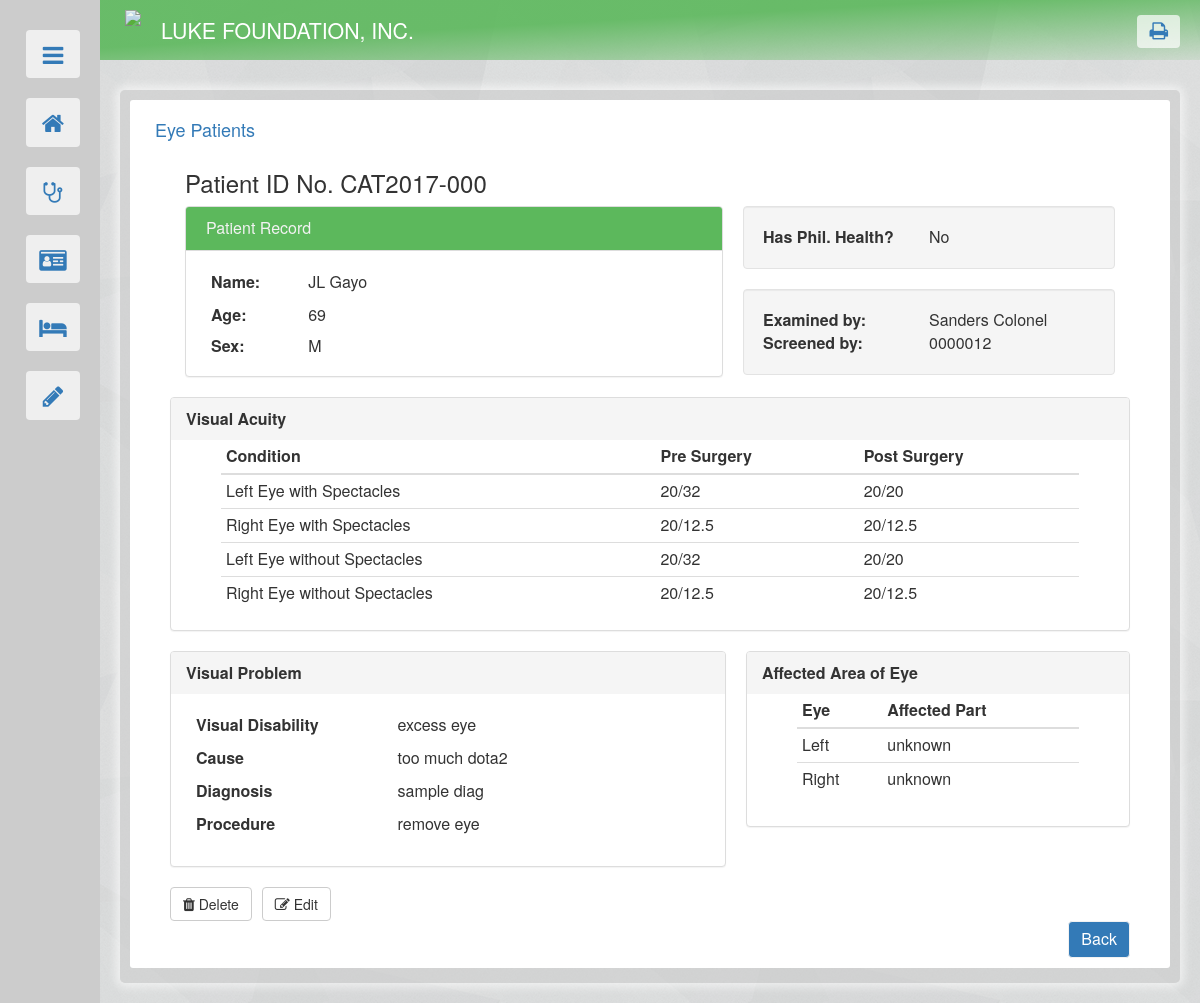
/patient.php?profilepage=CAT2017-000, run on the app's committed database.
### tables this page shows
create table EYEPATIENT(
	PAT_ID_NUM VARCHAR(15) NOT NULL UNIQUE,
	PAT_FNAME VARCHAR(20) NOT NULL,
	PAT_LNAME VARCHAR(20) NOT NULL,
	PAT_AGE VARCHAR(6) NOT NULL,
	PAT_PH CHAR(1) NOT NULL,
	PAT_SEX CHAR(1) NOT NULL,
	PHY_LICENSE_NUM CHAR(7) NOT NULL,
	STAFF_LICENSE_NUM CHAR(7) NOT NULL,
	PRE_VA_WITH_SPECT_LEFT VARCHAR(7) NOT NULL,
	POST_VA_WITH_SPECT_LEFT VARCHAR(7),
	PRE_VA_WITH_SPECT_RIGHT VARCHAR(7) NOT NULL,
	POST_VA_WITH_SPECT_RIGHT VARCHAR(7),
	PRE_VA_NO_SPECT_LEFT VARCHAR(7) NOT NULL,
	POST_VA_NO_SPECT_LEFT VARCHAR(7),
	PRE_VA_NO_SPECT_RIGHT VARCHAR(7) NOT NULL,
	POST_VA_NO_SPECT_RIGHT VARCHAR(7),
	VISUAL_DISABILITY VARCHAR(15),
	DISABILITY_CAUSE VARCHAR(30),
	DIAGNOSIS VARCHAR(15),
	PROCEDURE_TO_DO VARCHAR(15),
	RIGHT_EYE_AFFECTED VARCHAR(12),
	LEFT_EYE_AFFECTED VARCHAR(12),
	PRIMARY KEY (PAT_ID_NUM),
	FOREIGN KEY (PHY_LICENSE_NUM) references DOCTOR(DOC_LICENSE_NUM) on update cascade
);

create table DOCTOR(
	DOC_LICENSE_NUM  CHAR(7) NOT NULL UNIQUE,
	LAST_NAME VARCHAR(20) NOT NULL,
	FIRST_NAME VARCHAR(20)  NOT NULL,
	ADDRESS VARCHAR(50),
	SPECIALIZATION VARCHAR(25),
	PRIMARY KEY (DOC_LICENSE_NUM)
);

### patient.php (the view, shortened to what this page needs)
<!DOCTYPE html>
<html>
	<head>
		<link rel="stylesheet" href="references/bootstrap.min.css">
		<link rel="stylesheet" href="references/font-awesome.min.css">
		<link rel="stylesheet" href="references/typeahead.css">
		<link rel="stylesheet" type="text/css" href="theme2.css">
	</head>
	<body style="justify-content: center;">
		<?php include("nav.php"); ?>
		<div id="body">
			<div class="container-fluid" id="outer">
				<?php
					include("dbconnect.php");
				?>
				<div class="container-fluid" id="basic" >
					<div id="inner">
						<div class="container-fluid" >
							<h4 style="color:#337ab7;">Eye Patients</h4>
						</div>
						<div class="container-fluid" >
							<div>
								<div class="container-fluid">
									<ul class="list-group">
										<?php
											$DEFAULT = 0;
											if (isset($_GET["currentpage"])) {
												$current_p = $_GET["currentpage"];
											} else {
												$current_p = 1;
											};
											if (isset($_GET["profilepage"])) { $profile_p = $_GET["profilepage"]; $DEFAULT=1;
											} else {};
											$limit = 20;
											$begin = ($current_p-1)*$limit;
											if(isset($_POST["filter_check"])){
												$F_LN = $F_ID = "";
												$D = 0;
												if(isset($_POST["FPL"])) {
													if(strlen($_POST["FPL"])>0){
														$F_LN = ' AND p.PHY_LICENSE_NUM='.trim($_POST["FPL"]);
													}
												}
												if(isset($_POST["FID"])) {
													if(strlen($_POST["FID"])>0){
														$F_ID = ' AND p.PAT_ID_NUM2='.trim($_POST["FID"]);
													}
												}
												$filter =  $F_LN.$F_ID;
											} else {
												$filter = "";
											}
											if(isset($_GET["search_record"])){
												$search = "";
												$key = trim($_GET["search_record"]);
												if(strlen($key)>0){
													$search = '';
												}
											}else{
												$search = "";
											}
											$P_query = "SELECT * FROM EYEPATIENT p, DOCTOR d where p.PHY_LICENSE_NUM = d.DOC_LICENSE_NUM $filter $search order by p.PAT_LNAME asc limit $begin, ".$limit;
											$output = $mydatabase->query($P_query);
											if($DEFAULT==0){
												include("patient_filter.php");
												if ($output->num_rows>0) {
													echo '<li class="list-group-item" id="tophead">';
													echo '<div class="container-fluid row">';
													echo '<div style="width:170px; float:left; margin-left:20px;"><b>'.'Last Name'.'</b></div>';
													echo '<div style="width:170px; float:left; margin-left:20px;"><b>'.'First Name'.'</b></div>';
													echo '<div style="width:120px; float:left; margin-left:20px;"><b>'.'Patient ID'.'</b></div>';
													echo '<div style="width:170px; float:left; margin-left:20px;"><b>'.'Examined by'.'</b></div>';
													echo '<div class="hide_section" style="width:110px; float:left; margin-left:20px;"><b>'.'Screened by'.'</b></div>';
													echo '</div>';
													echo '</li>';
													while($dataline = $output->fetch_assoc()) {
														echo '<li class="list-group-item">';
														echo '<div class="row">';
															echo '<div style="width:170px; float:left; margin-left:20px;">'.$dataline["PAT_LNAME"].'</div>';
															echo '<div style="width:170px; float:left; margin-left:20px;">'.$dataline["PAT_FNAME"].'</div>';
															echo '<div style="width:120px; float:left; margin-left:20px;">'.$dataline["PAT_ID_NUM"].'</div>';
															echo '<div style="width:170px; float:left; margin-left:20px;">'.$dataline["FIRST_NAME"].' '.$dataline["LAST_NAME"].'</div>';
															echo '<div class="hide_section" style="width:110px; float:left; margin-left:20px;">'.$dataline["STAFF_LICENSE_NUM"].'</div>';
															echo '<div style="width:130px; float:right; margin-right:10px;">'.'<a href="'.'patient.php'.'?profilepage='.$dataline["PAT_ID_NUM"].'">'.'see full details'.'</a>'.'</div>';
														echo '</div>';
														echo '</li>';
													}
													echo '</ul>';
													echo '<div style="text-align:center;">';
													echo '<ul class="pagination" style="margin:auto;"><br>';
													$check = "SELECT PAT_ID_NUM FROM EYEPATIENT";
													$check2 = $mydatabase->query($check);
													$item_no = $check2->num_rows;
													$page_no = ceil($item_no/$limit);
													if($page_no>1){
														for ($p_no=0; $p_no < $page_no; $p_no++) {
														echo '<li><a style="color:#337ab7;" href="'.'patient.php'.'?currentpage='.($p_no+1).'">'.($p_no+1).'</a> </li>';
														}
													}
													echo '</ul>';
													echo '</div>';
												} else { echo "No Records."; }
											}else if ($DEFAULT==1) {
												$output1 = $mydatabase->prepare("SELECT p.*, d.LAST_NAME, d.FIRST_NAME FROM EYEPATIENT p, DOCTOR d where p.PHY_LICENSE_NUM = d.DOC_LICENSE_NUM and PAT_ID_NUM = '$profile_p' ");
												$output1->execute();
												$line = $output1->get_result();
												$dataline = $line->fetch_assoc();
												$VA_LABEL = array("Left Eye with Spectacles", "Right Eye with Spectacles", "Left Eye without Spectacles", "Right Eye without Spectacles");
												$P_PREVA = array($dataline["PRE_VA_WITH_SPECT_LEFT"], $dataline["PRE_VA_WITH_SPECT_RIGHT"], $dataline["PRE_VA_NO_SPECT_LEFT"], $dataline["PRE_VA_NO_SPECT_RIGHT"]);
												$P_POSTVA = array($dataline["POST_VA_WITH_SPECT_LEFT"], $dataline["POST_VA_WITH_SPECT_RIGHT"], $dataline["POST_VA_NO_SPECT_LEFT"], $dataline["POST_VA_NO_SPECT_RIGHT"]);
												$P_ID = $dataline["PAT_ID_NUM"];
												$P_SLN = $dataline["STAFF_LICENSE_NUM"];
												$P_VD = $dataline["VISUAL_DISABILITY"];
												$P_DC = $dataline["DISABILITY_CAUSE"];
												$P_REA = $dataline["RIGHT_EYE_AFFECTED"];
												$P_LEA = $dataline["LEFT_EYE_AFFECTED"];
												$margin0 = "20%";
												$margin00 = "80%";
												$margin000 = "50%";
												echo '<div>
														<div class="container-fluid">
															<h3>Patient ID No. '.$P_ID.'</h3>
																<div style="background-color: #bbb; margin-right:0px; width:100%; height: 100%:">
																	<div style="width:60%; float: left; margin:0px;">
																		<div class="panel panel-default"  style="padding-bottom:0px; margin-right:20px;">
																			<div class="panel-heading" id="tophead1">Patient Record</div>
																			<div class="panel-body">
																				<div class="row" style="margin:0px; padding:5px 10px;">
																					<div style="font-weight:bold; width:'.$margin0.'; float: left;">'.'Name:'.'</div>
																					<div style="width:'.$margin00.'; float: left;">'.$dataline["PAT_FNAME"].' '.$dataline["PAT_LNAME"].'</div>
																				</div>
																				<div class="row" style="margin:0px; padding:5px 10px;">
																					<div style="font-weight:bold; width:'.$margin0.'; float: left;">'.'Age:'.'</div>
																					<div style="width:'.$margin00.'; float: left;">'.$dataline["PAT_AGE"].'</div>
																				</div>
																				<div class="row" style="margin:0px; padding:3px 10px;">
																					<div style="font-weight:bold; width:'.$margin0.'; float: left;">'.'Sex:'.'</div>
																					<div style="width:'.$margin00.'; float: left;">'.$dataline["PAT_SEX"].'</div>
																				</div>
																			</div>
																		</div>
																	</div>
																	<div class="well" style="width: 40%; height: 100%; float:left; margin-bottom:20px;">
																		<div>
																			<div style=" width:'.$margin000.'; float: left; font-weight:bold;">'.'Has Phil. Health? '.'</div>
																			<div style="width:'.$margin000.'; float: left;">';
																			if($dataline["PAT_PH"]=="Y"){
																				echo 'Yes';
																			}else{
																				echo 'No';
																			}
																			echo '</div>
																		</div>
																	</div>
																	<div class="well" style="width: 40%; height: 100%; float:left; margin:0px;">
																		<div>
																			<div style=" width:'.$margin000.'; float: left; font-weight:bold;">'.'Examined by: '.'</div>
																			<div style="width:'.$margin000.'; float: left;">'.$dataline["FIRST_NAME"].' '.$dataline["LAST_NAME"].'</div>
																		</div>
																		<div >
																			<div style="width:'.$margin000.'; float: left; font-weight:bold;">'.'Screened by: '.'</div>
																			<div style="width:'.$margin000.'; float: left;">'.$P_SLN.'</div>
																		</div>
																	</div>
																</div>
															</div>
															<div class="panel panel-default" style="padding-bottom:0px;">
																<div class="panel-heading" style="border: 0px; font-weight:bold;">Visual Acuity</div>
																<div style="margin: 0px 50px;">
																	<table class="table table-condensed">
																		<thead>
																			<tr>
																				<th>Condition</th>
																				<th>Pre Surgery</th>
																				<th>Post Surgery</th>
																			</tr>
																		</thead>
																		<tbody>';
												for ($t=0; $t < sizeof($VA_LABEL); $t++) {
													echo 					'<tr>
																				<td>'.$VA_LABEL[$t].'</td>
																				<td>'.$P_PREVA[$t].'</td>
																				<td>'.$P_POSTVA[$t].'</td>
																			</tr>';
												}
												echo 					'</tbody>
																	</table>
																</div>
															</div>';
												$margin1 = "40%";
												$margin11 = "60%";
												echo 		'<div style="width:60%; float: left; margin:0px;">
																<div class="panel panel-default" style="padding-bottom:10px;  margin-right:20px;">
																	<div class="panel-heading" style="border: 0px; font-weight:bold;">Visual Problem</div>
																	<div class="panel-body">
																		<div class="row" style="margin:0px; padding:5px 10px;">
																			<div style="width:'.$margin1.'; float:left; font-weight:bold;">'.'Visual Disability'.'</div>
																			<div style="width:'.$margin11.'; float: left;">'.$P_VD.'</div>
																		</div>
																		<div class="row" style="margin:0px; padding:5px 10px;">
																			<div style="width:'.$margin1.'; float:left; font-weight:bold;">'.'Cause'.'</div>
																			<div style="width:'.$margin11.'; float: left;">'.$P_DC.'</div>
																		</div>
																		<div class="row" style="margin:0px; padding:5px 10px;">
																			<div style="width:'.$margin1.'; float:left; font-weight:bold;">'.'Diagnosis'.'</div>
																			<div style="width:'.$margin11.'; float: left;">'.$dataline["DIAGNOSIS"].'</div>
																		</div>
																		<div class="row" style="margin:0px; padding:5px 10px;">
																			<div style="width:'.$margin1.'; float:left;font-weight:bold;">'.'Procedure'.'</div>
																			<div style="width:'.$margin11.'; float: left;">'.$dataline["PROCEDURE_TO_DO"].'</div>
																		</div>
																	</div>
																</div>
															</div>
															<div style="width:40%; float: left; margin:0px;">
																<div class="panel panel-default" style="padding-bottom:10px;">
																	<div class="panel-heading" style="border: 0px; font-weight:bold;">Affected Area of Eye</div>
																	<div class="panel-body" style="margin:0px 50px; padding:0px;">
																		<table class="table table-condensed">
																			<thead>
																				<th>Eye</th>
																				<th>Affected Part</th>
																			</thead>
																			<tbody>
																				<tr>
																					<td>Left</td>
																					<td>'.$P_LEA.'</td>
																				</tr>
																				<tr>
																					<td>Right</td>
																					<td>'.$P_REA.'</td>
																				</tr>
																			</tbody>
																		</table>
																	</div>
																</div>
															</div>
														</div>
													</div>';
												$back = "'patient.php'";
												echo '<div id="link_buttons">';
												echo '<button class="btn btn-default" id="del_button" value="patient" data-toggle="modal" data-target="#confirm_this" style="margin-left:15px;"> <span class="fa fa-trash" style="font-size:15px;"></span> Delete </button>';
												echo '<button type="button" class="btn btn-default" data-toggle="modal" data-target="#EditBox" style="margin-left:10px;"><span class="fa fa-edit" style="font-size:15px;"></span> Edit</button>';
												echo '<div style="text-align:right;"><button class="btn" id="go" style="margin-right:15px;" onclick="window.location.href='.$back.'">Back</button></div>';
												echo '</div>';
											}else if($DEFAULT==2){
												$del = "DELETE FROM EYEPATIENT WHERE PAT_ID_NUM = '$delete_p' ";
												if ($mydatabase->query($del) === TRUE) {
													echo "Record deleted.";
													echo '<div class="row" style="text-align:right;"><a role="btn" class="btn" id="go"  href="'.'patient.php'.'">Back</a></div>';
												} else {
													echo "Error deleting record: " . $mydatabase->error;
												}
											}
										?>
								</div>
							</div>
						</div>
					</div>
				</div>
			</div>
	</body>
</html>

### data on the page
eyepatient: PAT_ID_NUM "CAT2017-000", PAT_FNAME "JL", PAT_LNAME "Gayo", PAT_AGE "69", PAT_SEX "M", PHY_LICENSE_NUM.FIRST_NAME "Sanders", PHY_LICENSE_NUM.LAST_NAME "Colonel", STAFF_LICENSE_NUM "0000012", VISUAL_DISABILITY "excess eye", DISABILITY_CAUSE "too much dota2", DIAGNOSIS "sample diag", PROCEDURE_TO_DO "remove eye", LEFT_EYE_AFFECTED "unknown", RIGHT_EYE_AFFECTED "unknown"

### other printed values
$VA_LABEL[$t] "Left Eye with Spectacles"
$P_PREVA[$t] "20/32"
$P_POSTVA[$t] "20/20"
$VA_LABEL[$t] "Right Eye with Spectacles"
$P_PREVA[$t] "20/12.5"
$P_POSTVA[$t] "20/12.5"
$VA_LABEL[$t] "Left Eye without Spectacles"
$VA_LABEL[$t] "Right Eye without Spectacles"
